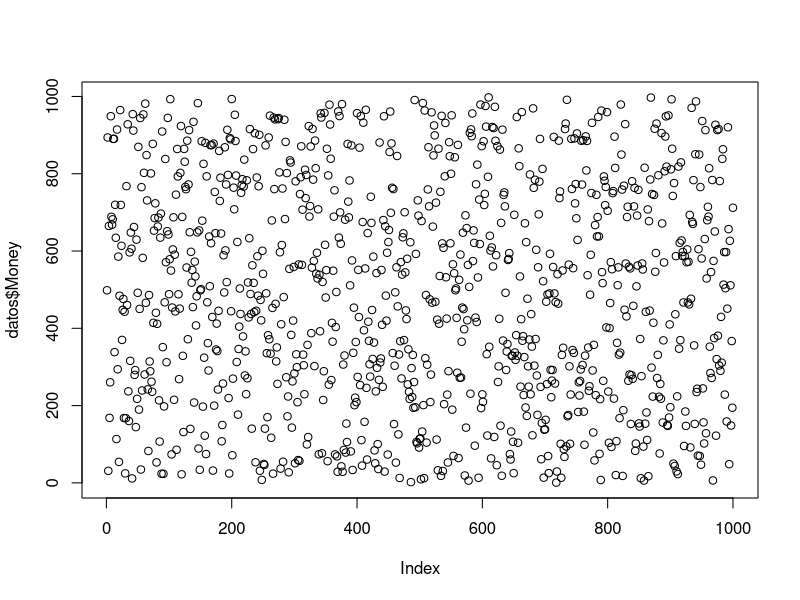

This figure's R source: (Note: this script raises an error after producing the figure.)
# *------------------------------------------------------------------
# | PROGRAM NAME: Practica 0
# | DATE: 2017-01-19
# | CREATED BY: Salcedo Morales Jose Manuel
# | PROJECT FILE: 1GraficarMockaroo.r
# *----------------------------------------------------------------
# | PURPOSE: Graficar datos obtenidos de un archivo.
# |
# *------------------------------------------------------------------
# | COMMENTS:               
# |
# |  1: Las rutas por defecto no funcionan. Utilizando personales.
# |  2: 
# |  3: 
# |*------------------------------------------------------------------
# | DATA USED: Datos de Mockaroo.
# |
# |
# |*------------------------------------------------------------------
# | CONTENTS:               
# |
# |  PART 1: Lectura de datos.
# |  PART 2: Graficacion de datos.
# |  PART 3: 
# *-----------------------------------------------------------------
# | UPDATES: Ninguno.
# |
# |
# *------------------------------------------------------------------

# Comentados por romper ejecucion.
#setwd("P:\\R  Code References\\R Data") # windows
#rm(list=ls()) # get rid of any existing data
#ls() # view open data sets

# IMPORT CSV FILE
#YOURDATA <- read.csv("MOCK_DATA.csv", na.strings=c(".", "NA", "", "?"), encoding="UTF-8")

# Importar datos a utilizar.
#datos <- read.csv("C:\\Users\\smjm\\ActITT\\ActNormal\\8voSem\\Repositorios\\taller\\practicaR\\SalcedoJose\\MOCK_DATA.csv");
datos <- read.csv("MOCK_DATA.csv");

# Graficar la cantidad de dinero que cada persona tiene.
plot(datos$Money);
x11();

# Graficar la cantidad de veces que los nombres se repiten.
plot(datos$FirstName);
x11();
plot(datos$LastName);
